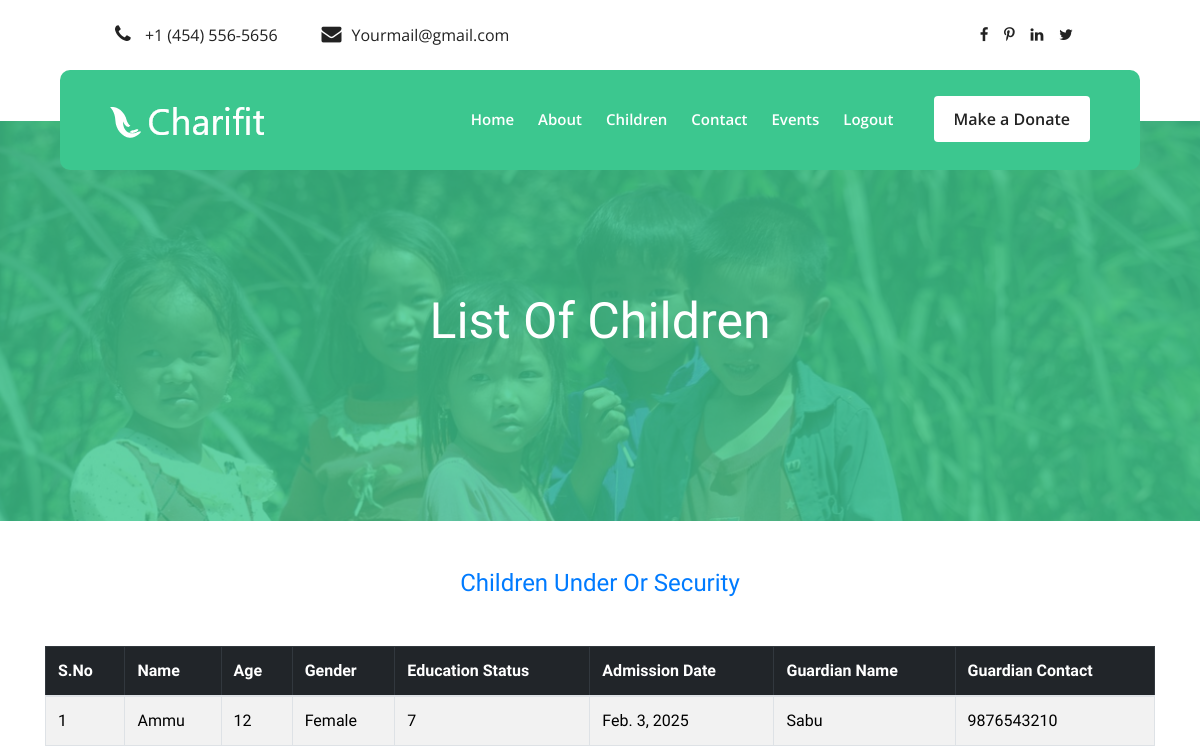
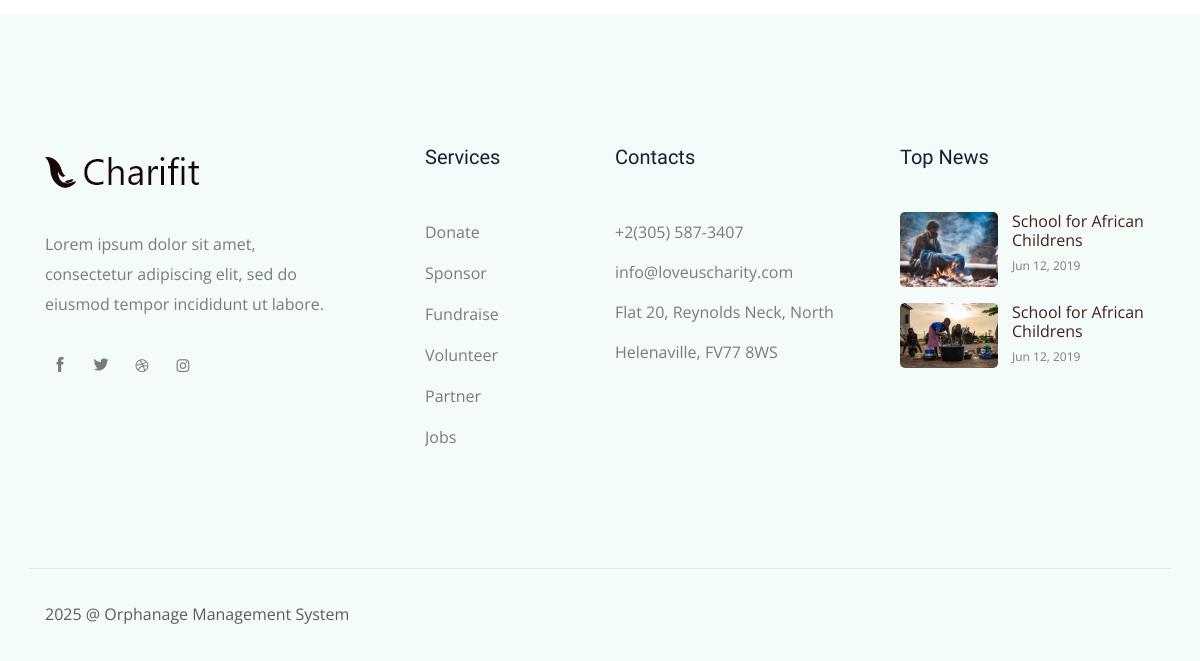
The page /children/ on the database as committed earlier (2 pictures, top to bottom).
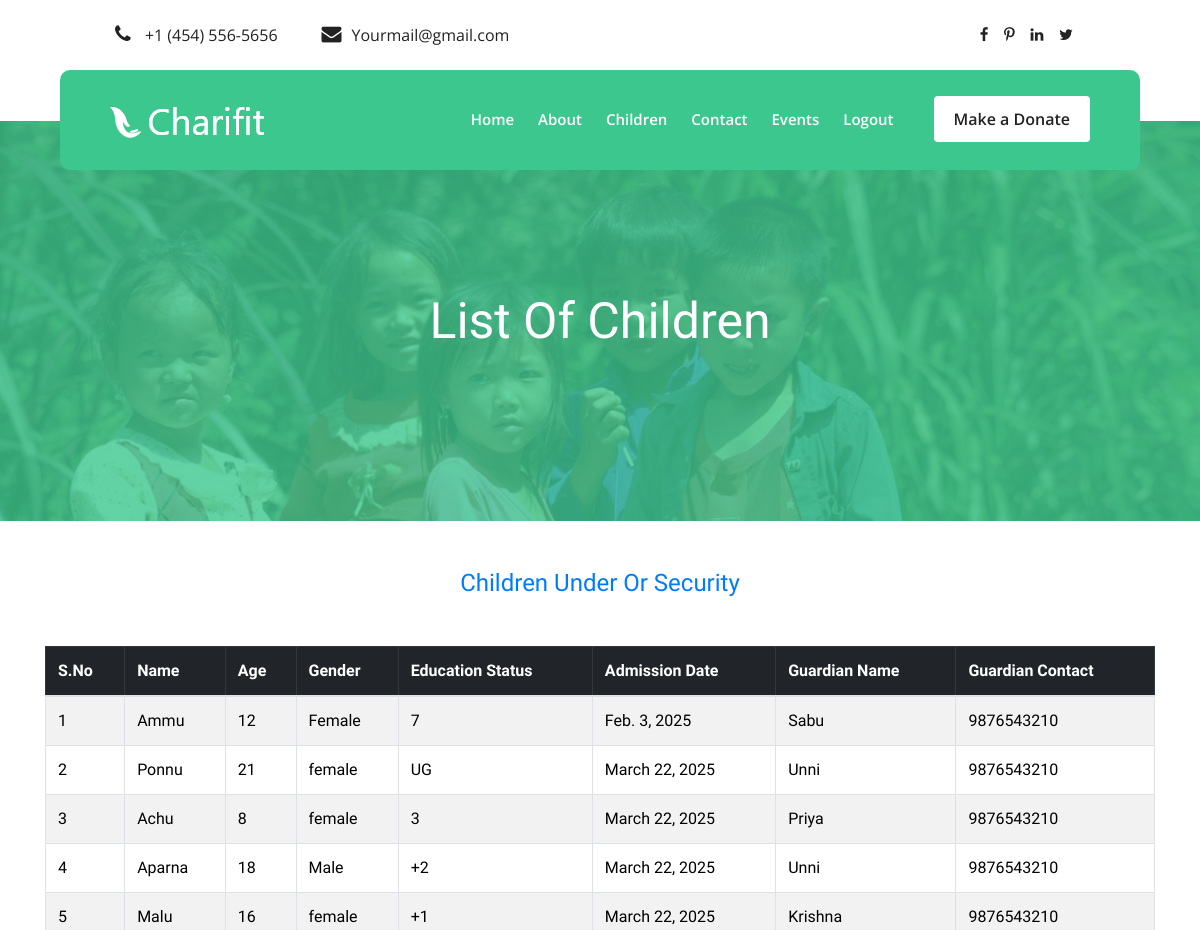
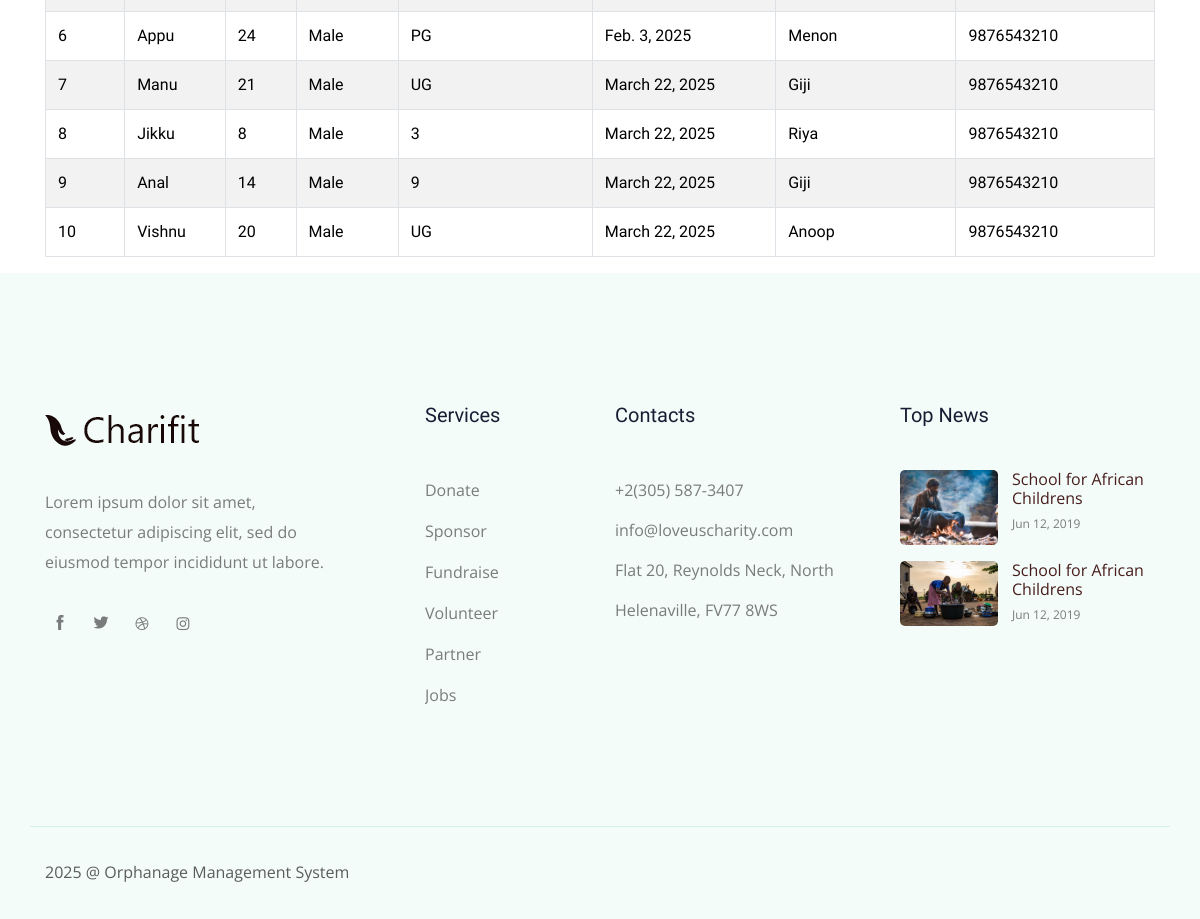
The same page on the database as committed later (2 pictures, top to bottom).
### app/models.py (models this page shows, shortened)
class Child(models.Model):
    name = models.CharField(max_length=100)
    age = models.IntegerField()
    gender = models.CharField(max_length=10, choices=[('Male', 'Male'), ('Female', 'Female'), ('Other', 'Other')])
    medical_history = models.TextField()
    education_status = models.CharField(max_length=200)
    admission_date = models.DateField(auto_now_add=True)
    guardian_name = models.CharField(max_length=100, null=True, blank=True)
    guardian_contact = models.CharField(max_length=15, null=True, blank=True)
    staf = models.ForeignKey(Stafreg, on_delete=models.CASCADE)  # 🔹 Link to staff

### app/views.py (the view)
# urls.py: path('children/', views.children, name='children'),
def children(request):
    children = Child.objects.all()
    return render(request, "donor/children.html", {"children": children})

### templates/donor/children.html (shortened to what this page needs)
<!DOCTYPE html>
<html lang="en">
<head>
  {% load static %}
    <link href="https://cdn.jsdelivr.net/npm/bootstrap@5.3.3/dist/css/bootstrap.min.css" rel="stylesheet">
    <link rel="stylesheet" href="{% static 'css/bootstrap.min.css' %}">
    <link rel="stylesheet" href="{% static 'css/owl.carousel.min.css' %}">
    <link rel="stylesheet" href="{% static 'css/magnific-popup.css' %}">
    <link rel="stylesheet" href="{% static 'css/font-awesome.min.css' %}">
    <link rel="stylesheet" href="{% static 'css/themify-icons.css' %}">
    <link rel="stylesheet" href="{% static 'css/nice-select.css' %}">
    <link rel="stylesheet" href="{% static 'css/flaticon.css' %}">
    <link rel="stylesheet" href="{% static 'css/gijgo.css' %}">
    <link rel="stylesheet" href="{% static 'css/animate.css' %}">
    <link rel="stylesheet" href="{% static 'css/slicknav.css' %}">
    <link rel="stylesheet" href="{% static 'css/style.css' %}">
</head>
<body>
  <header>
    <div class="header-area ">
        <div class="header-top_area">
            <div class="container-fluid">
                <div class="row">
                    <div class="col-xl-6 col-md-12 col-lg-8">
                        <div class="short_contact_list">
                            <ul>
                                <li><a href="#"> <i class="fa fa-phone"></i> +1 (454) 556-5656</a></li>
                                <li><a href="#"> <i class="fa fa-envelope"></i>Yourmail@gmail.com</a></li>
                            </ul>
                        </div>
                    </div>
                    <div class="col-xl-6 col-md-6 col-lg-4">
                        <div class="social_media_links d-none d-lg-block">
                            <a href="#">
                                <i class="fa fa-facebook"></i>
                            </a>
                            <a href="#">
                                <i class="fa fa-pinterest-p"></i>
                            </a>
                            <a href="#">
                                <i class="fa fa-linkedin"></i>
                            </a>
                            <a href="#">
                                <i class="fa fa-twitter"></i>
                            </a>
                        </div>
                    </div>
                </div>
            </div>
        </div>
        <div id="sticky-header" class="main-header-area">
            <div class="container-fluid">
                <div class="row align-items-center">
                    <div class="col-xl-3 col-lg-3">
                        <div class="logo">
                            <a href="../donorhome">
                                <img src="{% static 'img/logo.png' %}" alt="">
                            </a>
                        </div>
                    </div>
                    <div class="col-xl-9 col-lg-9">
                        <div class="main-menu">
                            <nav>
                                <ul id="navigation">
                                    <li><a href="../donorhome">home</a></li>
                                    <li><a href="../about">About</a></li>
                                    <li><a href="../children">Children</a></li>
                                    <li><a href="../donorprofile">Contact</a></li>
                                    <li><a href="../event">Events</a></li>
                                    <li><a href="../logout">Logout</a></li>
                                </ul>
                            </nav>
                            <div class="Appointment">
                                <div class="book_btn d-none d-lg-block">
                                    <li><a href="../givedonations">Make a Donate</a></li>
                                </div>
                            </div>
                        </div>
                    </div>
                    <div class="col-12">
                    </div>
                </div>
            </div>
        </div>
    </div>
</header>
  <div class="bradcam_area breadcam_bg overlay d-flex align-items-center justify-content-center">
    <div class="container">
        <div class="row">
            <div class="col-xl-12">
                <div class="bradcam_text text-center">
                    <h3>List Of Children</h3>
                </div>
            </div>
        </div>
    </div>
</div>
   <section class="container mt-5">
       <div class="text-center mb-4">
           <h3 class="text-primary">Children Under Or Security</h3>
       </div>
       <div class="row justify-content-center">
        <div class="container mt-4">
            <table class="table table-bordered table-striped">
                <thead class="table-dark">
                    <tr>
                        <th>S.No</th>
                        <th>Name</th>
                        <th>Age</th>
                        <th>Gender</th>
                        <th>Education Status</th>
                        <th>Admission Date</th>
                        <th>Guardian Name</th>
                        <th>Guardian Contact</th>
                    </tr>
                </thead>
                <tbody>
                    {% for child in children %}
                    <tr>
                        <td>{{ forloop.counter }}</td>
                        <td>{{ child.name }}</td>
                        <td>{{ child.age }}</td>
                        <td>{{ child.gender }}</td>
                        <td>{{ child.education_status }}</td>
                        <td>{{ child.admission_date }}</td>
                        <td>{{ child.guardian_name }}</td>
                        <td>{{ child.guardian_contact }}</td>
                    </tr>
                    {% empty %}
                    <tr>
                        <td colspan="9" class="text-center">No children added yet.</td>
                    </tr>
                    {% endfor %}
                </tbody>
            </table>
        </div>
       </div>
   </section>
    <footer class="footer">
      <div class="footer_top">
          <div class="container">
              <div class="row">
                  <div class="col-xl-4 col-md-6 col-lg-4 ">
                      <div class="footer_widget">
                          <div class="footer_logo">
                              <a href="#">
                                  <img src="{% static 'img/footer_logo.png' %}" alt="">
                              </a>
                          </div>
                          <p class="address_text">Lorem ipsum dolor sit amet, <br> consectetur adipiscing elit, sed do <br> eiusmod tempor incididunt ut labore.
                          </p>
                          <div class="socail_links">
                              <ul>
                                  <li>
                                      <a href="#">
                                          <i class="ti-facebook"></i>
                                      </a>
                                  </li>
                                  <li>
                                      <a href="#">
                                          <i class="ti-twitter-alt"></i>
                                      </a>
                                  </li>
                                  <li>
                                      <a href="#">
                                          <i class="fa fa-dribbble"></i>
                                      </a>
                                  </li>
                                  <li>
                                      <a href="#">
                                          <i class="fa fa-instagram"></i>
                                      </a>
                                  </li>
                              </ul>
                          </div>
                      </div>
                  </div>
                  <div class="col-xl-2 col-md-6 col-lg-2">
                      <div class="footer_widget">
                          <h3 class="footer_title">
                              Services
                          </h3>
                          <ul class="links">
                              <li><a href="#">Donate</a></li>
                              <li><a href="#">Sponsor</a></li>
                              <li><a href="#">Fundraise</a></li>
                              <li><a href="#">Volunteer</a></li>
                              <li><a href="#">Partner</a></li>
                              <li><a href="#">Jobs</a></li>
                          </ul>
                      </div>
                  </div>
                  <div class="col-xl-3 col-md-6 col-lg-3">
                      <div class="footer_widget">
                          <h3 class="footer_title">
                              Contacts
                          </h3>
                          <div class="contacts">
                              <p>+2(305) 587-3407 <br>
                                  info@loveuscharity.com <br>
                                  Flat 20, Reynolds Neck, North
                                  Helenaville, FV77 8WS
                              </p>
                          </div>
                      </div>
                  </div>
                  <div class="col-xl-3 col-md-6 col-lg-3">
                      <div class="footer_widget">
                          <h3 class="footer_title">
                              Top News
                          </h3>
                          <ul class="news_links">
                              <li>
                                  <div class="thumb">
                                      <a href="#">
                                          <img src="{% static 'img/news/news_1.png' %}" alt="">
                                      </a>
                                  </div>
                                  <div class="info">
                                      <a href="#">
                                          <h4>School for African
                                              Childrens</h4>
                                      </a>
                                      <span>Jun 12, 2019</span>
                                  </div>
                              </li>
                              <li>
                                  <div class="thumb">
                                      <a href="#">
                                          <img src="{% static 'img/news/news_2.png' %}" alt="">
                                      </a>
                                  </div>
                                  <div class="info">
                                      <a href="#">
                                          <h4>School for African
                                              Childrens</h4>
                                      </a>
                                      <span>Jun 12, 2019</span>
                                  </div>
                              </li>
                          </ul>
                      </div>
                  </div>
              </div>
          </div>
      </div>
      <div class="copy-right_text">
          <div class="container">
              <div class="row">
                  <div class="bordered_1px "></div>
                  <div class="col-xl-12">
                      <p class="copy_right text-center">
                          <p>
<script>document.write(new Date().getFullYear());</script> @ Orphanage Management System
</p>
                      </p>
                  </div>
              </div>
          </div>
      </div>
  </footer>
</body>
</html>

Rows that differ between the two databases and show on the page:
added Child: name "Ponnu", age "21", gender "female", education_status "UG", admission_date "March 22, 2025", guardian_name "Unni", guardian_contact "9876543210"
added Child: name "Achu", age "8", gender "female", education_status "3", admission_date "March 22, 2025", guardian_name "Priya", guardian_contact "9876543210"
added Child: name "Aparna", age "18", gender "Male", education_status "+2", admission_date "March 22, 2025", guardian_name "Unni", guardian_contact "9876543210"
added Child: name "Malu", age "16", gender "female", education_status "+1", admission_date "March 22, 2025", guardian_name "Krishna", guardian_contact "9876543210"
added Child: name "Appu", age "24", gender "Male", education_status "PG", admission_date "Feb. 3, 2025", guardian_name "Menon", guardian_contact "9876543210"
added Child: name "Manu", age "21", gender "Male", education_status "UG", admission_date "March 22, 2025", guardian_name "Giji", guardian_contact "9876543210"
added Child: name "Jikku", age "8", gender "Male", education_status "3", admission_date "March 22, 2025", guardian_name "Riya", guardian_contact "9876543210"
added Child: name "Anal", age "14", gender "Male", education_status "9", admission_date "March 22, 2025", guardian_name "Giji", guardian_contact "9876543210"
added Child: name "Vishnu", age "20", gender "Male", education_status "UG", admission_date "March 22, 2025", guardian_name "Anoop", guardian_contact "9876543210"
